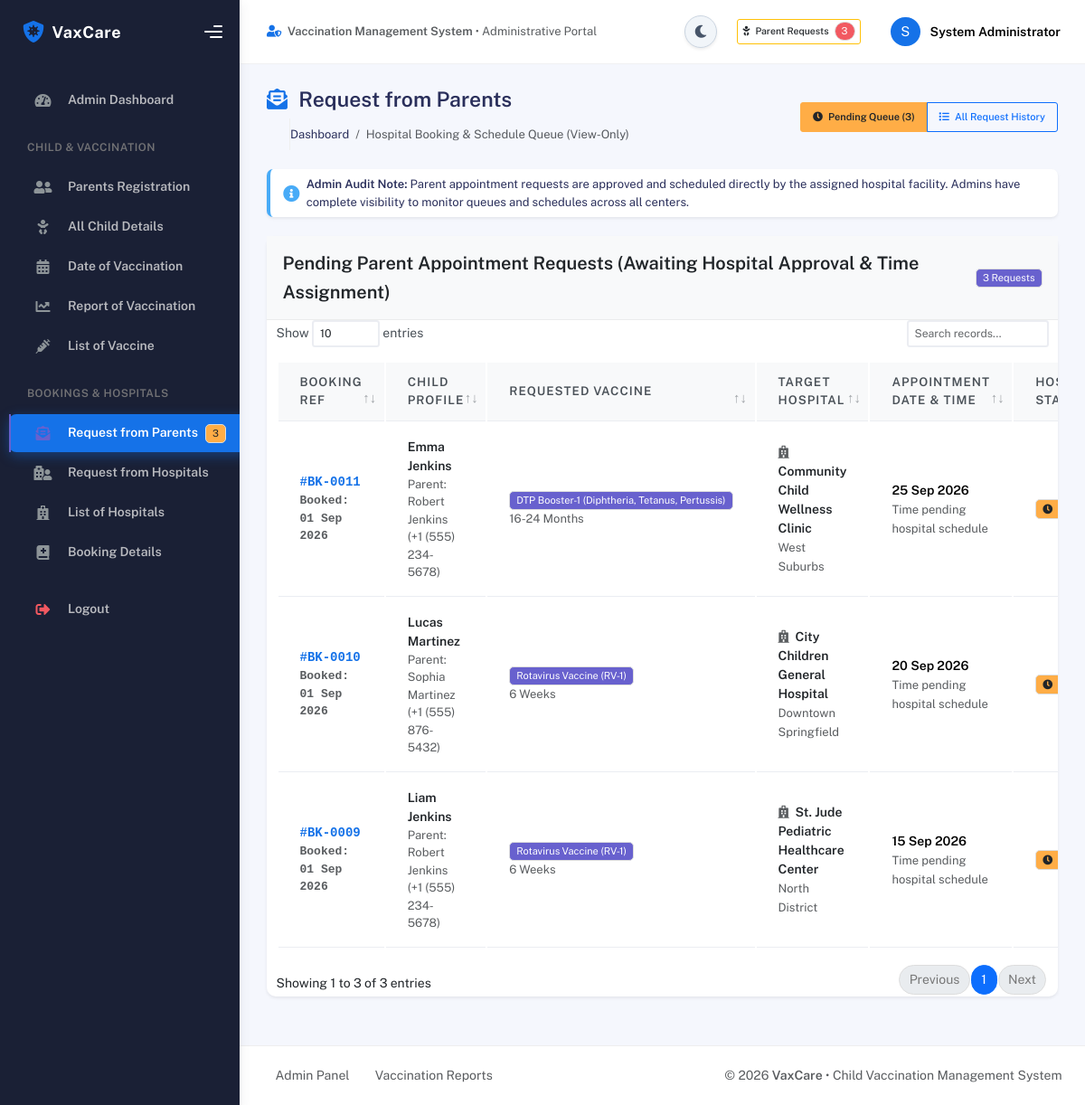
The app's page /admin/requests.php (signed in) with its own data.
### tables this page shows
CREATE TABLE bookings (
    booking_id INT AUTO_INCREMENT PRIMARY KEY,

    child_id INT NOT NULL,
    hospital_id INT NOT NULL,
    vaccine_id INT NOT NULL,
    admin_id INT NULL,

    booking_date DATE NOT NULL,
    appointment_date DATE NOT NULL,
    appointment_time TIME NULL,

    status ENUM(
        'Pending',
        'Approved',
        'Rejected',
        'Completed'
    ) DEFAULT 'Pending',

    approval_date DATE NULL,
    hospital_notes TEXT NULL,

    FOREIGN KEY (child_id)
        REFERENCES children(child_id)
        ON UPDATE CASCADE
        ON DELETE CASCADE,

    FOREIGN KEY (hospital_id)
        REFERENCES hospitals(hospital_id)
        ON UPDATE CASCADE
        ON DELETE CASCADE,

    FOREIGN KEY (vaccine_id)
        REFERENCES vaccines(vaccine_id)
        ON UPDATE CASCADE
        ON DELETE RESTRICT,

    FOREIGN KEY (admin_id)
        REFERENCES admins(admin_id)
        ON UPDATE CASCADE
        ON DELETE SET NULL
);

CREATE TABLE children (
    child_id INT AUTO_INCREMENT PRIMARY KEY,
    parent_id INT NOT NULL,
    child_name VARCHAR(100) NOT NULL,
    gender ENUM('Male', 'Female', 'Other') NOT NULL,
    date_of_birth DATE NOT NULL,
    address TEXT,
    notes TEXT,

    FOREIGN KEY (parent_id)
        REFERENCES parents(parent_id)
        ON UPDATE CASCADE
        ON DELETE CASCADE
);

CREATE TABLE parents (
    parent_id INT AUTO_INCREMENT PRIMARY KEY,
    role_id INT NOT NULL,
    name VARCHAR(100) NOT NULL,
    email VARCHAR(100) NOT NULL UNIQUE,
    phone VARCHAR(20),
    username VARCHAR(50) NOT NULL UNIQUE,
    password VARCHAR(255) NOT NULL,
    address TEXT,

    FOREIGN KEY (role_id)
        REFERENCES roles(role_id)
        ON UPDATE CASCADE
        ON DELETE RESTRICT
);

CREATE TABLE vaccines (
    vaccine_id INT AUTO_INCREMENT PRIMARY KEY,
    vaccine_name VARCHAR(150) NOT NULL,
    description TEXT,
    age_group VARCHAR(100),
    stock_status ENUM('Available', 'Unavailable') DEFAULT 'Available'
);

CREATE TABLE hospitals (
    hospital_id INT AUTO_INCREMENT PRIMARY KEY,
    role_id INT NOT NULL,
    hospital_name VARCHAR(150) NOT NULL,
    address TEXT,
    location VARCHAR(150),
    phone VARCHAR(20),
    email VARCHAR(100) UNIQUE,
    username VARCHAR(50) NOT NULL UNIQUE,
    password VARCHAR(255) NOT NULL,
    status ENUM('Active', 'Inactive', 'Pending', 'Rejected') DEFAULT 'Pending',

    FOREIGN KEY (role_id)
        REFERENCES roles(role_id)
        ON UPDATE CASCADE
        ON DELETE RESTRICT
);

### config/helpers.php (called while the page is built, shortened)
<?php
function formatDate($dateStr, $format = 'd M Y') {
    try {
        $date = new DateTime($dateStr);
        return $date->format($format);
    } catch (Exception $e) {
        return htmlspecialchars($dateStr);
    }
}

### admin/requests.php (the view, shortened to what this page needs)
<?php
require_once __DIR__ . '/../config/auth.php';
require_once __DIR__ . '/../config/helpers.php';
$viewMode = $_GET['view'] ?? 'pending';
$requests = [];
if ($pdo) {
    try {
        $statusSql = ($viewMode === 'pending') ? "WHERE b.status = 'Pending'" : "WHERE 1=1";
        $stmt = $pdo->query("SELECT b.*, c.child_name, c.date_of_birth, c.gender, c.notes as child_notes,
                p.name as parent_name, p.phone as parent_phone, p.email as parent_email,
                v.vaccine_name, v.age_group,
                h.hospital_name, h.location as hospital_location, h.phone as hospital_phone,
                adm.name as approved_by_admin
            FROM bookings b
            JOIN children c ON b.child_id = c.child_id
            JOIN parents p ON c.parent_id = p.parent_id
            JOIN vaccines v ON b.vaccine_id = v.vaccine_id
            JOIN hospitals h ON b.hospital_id = h.hospital_id
            LEFT JOIN admins adm ON b.admin_id = adm.admin_id
            $statusSql
            ORDER BY b.booking_date DESC, b.booking_id DESC");
        $requests = $stmt->fetchAll();
    } catch (Exception $e) {
        setFlash('error', 'Error loading requests: ' . $e->getMessage());
    }
}
require_once __DIR__ . '/../includes/header.php';
require_once __DIR__ . '/../includes/sidebar.php';
?>
<div class="main-panel">
    <?php require_once __DIR__ . '/../includes/navbar.php'; ?>
    <div class="container">
        <div class="page-inner">
            <div class="page-header d-flex justify-content-between align-items-center mb-4">
                <div>
                    <h3 class="fw-bold mb-1"><i class="fas fa-envelope-open-text text-primary me-2"></i> Request from Parents</h3>
                    <ul class="breadcrumbs mb-0 ps-0 list-unstyled d-flex gap-2 text-muted small">
                        <li><a href="index.php" class="text-decoration-none">Dashboard</a></li>
                        <li>/</li>
                        <li class="active">Hospital Booking & Schedule Queue (View-Only)</li>
                    </ul>
                </div>
                <div class="btn-group" role="group">
                    <a href="requests.php?view=pending" class="btn btn-sm <?= $viewMode === 'pending' ? 'btn-warning text-dark fw-bold' : 'btn-outline-warning' ?>">
                        <i class="fas fa-clock me-1"></i> Pending Queue (<?= $pendingRequestsCount ?>)
                    </a>
                    <a href="requests.php?view=all" class="btn btn-sm <?= $viewMode === 'all' ? 'btn-primary' : 'btn-outline-primary' ?>">
                        <i class="fas fa-list me-1"></i> All Request History
                    </a>
                </div>
            </div>
            <div class="alert alert-info d-flex align-items-center mb-4 py-2 px-3 rounded-3 shadow-sm">
                <i class="fas fa-info-circle fa-lg me-2 text-info"></i>
                <div class="small">
                    <strong>Admin Audit Note:</strong> Parent appointment requests are approved and scheduled directly by the assigned hospital facility. Admins have complete visibility to monitor queues and schedules across all centers.
                </div>
            </div>
            <div class="card card-round shadow-sm">
                <div class="card-header bg-light d-flex justify-content-between align-items-center">
                    <div class="card-title text-dark">
                        <?= $viewMode === 'pending' ? 'Pending Parent Appointment Requests (Awaiting Hospital Approval & Time Assignment)' : 'Master Booking & Request Log' ?>
                    </div>
                    <span class="badge bg-secondary"><?= count($requests) ?> Requests</span>
                </div>
                <div class="card-body p-0">
                    <div class="table-responsive">
                        <table class="table table-hover datatable-custom align-middle mb-0">
                            <thead>
                                <tr>
                                    <th>Booking Ref</th>
                                    <th>Child Profile</th>
                                    <th>Requested Vaccine</th>
                                    <th>Target Hospital</th>
                                    <th>Appointment Date & Time</th>
                                    <th>Hospital Status</th>
                                </tr>
                            </thead>
                            <tbody>
                                <?php if (!empty($requests)): ?>
                                    <?php foreach ($requests as $req): ?>
                                        <tr>
                                            <td class="fw-bold text-primary font-monospace">
                                                #BK-<?= str_pad($req['booking_id'], 4, '0', STR_PAD_LEFT) ?>
                                                <div class="small text-muted font-sans-serif">Booked: <?= formatDate($req['booking_date']) ?></div>
                                            </td>
                                            <td>
                                                <a href="child-details.php?id=<?= $req['child_id'] ?>" class="fw-bold text-dark text-decoration-none">
                                                    <?= htmlspecialchars($req['child_name']) ?>
                                                </a>
                                                <div class="small text-muted">
                                                    Parent: <?= htmlspecialchars($req['parent_name']) ?> (<?= htmlspecialchars($req['parent_phone'] ?: 'N/A') ?>)
                                                </div>
                                            </td>
                                            <td>
                                                <span class="badge bg-secondary"><?= htmlspecialchars($req['vaccine_name']) ?></span>
                                                <div class="small text-muted"><?= htmlspecialchars($req['age_group']) ?></div>
                                            </td>
                                            <td>
                                                <div class="fw-bold text-dark"><i class="fas fa-hospital me-1 text-muted"></i> <?= htmlspecialchars($req['hospital_name']) ?></div>
                                                <small class="text-muted"><?= htmlspecialchars($req['hospital_location'] ?: '') ?></small>
                                            </td>
                                            <td>
                                                <div class="fw-bold"><?= formatDate($req['appointment_date']) ?></div>
                                                <?php if (!empty($req['appointment_time'])): ?>
                                                    <div class="small text-primary fw-bold"><i class="far fa-clock me-1"></i><?= formatTime($req['appointment_time']) ?></div>
                                                <?php else: ?>
                                                    <small class="text-muted">Time pending hospital schedule</small>
                                                <?php endif; ?>
                                            </td>
                                            <td>
                                                <?php if ($req['status'] === 'Pending'): ?>
                                                    <span class="badge bg-warning text-dark"><i class="fas fa-clock me-1"></i> Awaiting Hospital</span>
                                                <?php elseif ($req['status'] === 'Approved'): ?>
                                                    <span class="badge bg-success"><i class="fas fa-check-circle me-1"></i> Approved by Hospital</span>
                                                <?php elseif ($req['status'] === 'Rejected'): ?>
                                                    <span class="badge bg-danger"><i class="fas fa-times me-1"></i> Declined by Hospital</span>
                                                <?php else: ?>
                                                    <?= getStatusBadge($req['status']) ?>
                                                <?php endif; ?>
                                            </td>
                                        </tr>
                                    <?php endforeach; ?>
                                <?php endif; ?>
                            </tbody>
                        </table>
                    </div>
                </div>
            </div>
        </div>
    </div>
<?php require_once __DIR__ . '/../includes/footer.php'; ?>

### includes/header.php (style rules this page uses)
.table th { font-weight: 600; color: #495057; background-color: #f8f9fa; }
.table-hover tbody tr { transition: background-color 0.2s ease; }

### records on screen
bookings: booking_id "0011", booking_date "01 Sep 2026", child.child_name "Emma Jenkins", parents.name "Robert Jenkins", parents.phone "+1 (555) 234-5678", vaccine.vaccine_name "DTP Booster-1 (Diphtheria, Tetanus, Pertussis)", vaccine.age_group "16-24 Months", hospital.hospital_name "Community Child Wellness Clinic", hospital.location "West Suburbs", appointment_date "25 Sep 2026", shows "Time pending hospital schedule", status "Pending" (drawn)
bookings: booking_id "0010", booking_date "01 Sep 2026", child.child_name "Lucas Martinez", parents.name "Sophia Martinez", parents.phone "+1 (555) 876-5432", vaccine.vaccine_name "Rotavirus Vaccine (RV-1)", vaccine.age_group "6 Weeks", hospital.hospital_name "City Children General Hospital", hospital.location "Downtown Springfield", appointment_date "20 Sep 2026", shows "Time pending hospital schedule", status "Pending" (drawn)
bookings: booking_id "0009", booking_date "01 Sep 2026", child.child_name "Liam Jenkins", parents.name "Robert Jenkins", parents.phone "+1 (555) 234-5678", vaccine.vaccine_name "Rotavirus Vaccine (RV-1)", vaccine.age_group "6 Weeks", hospital.hospital_name "St. Jude Pediatric Healthcare Center", hospital.location "North District", appointment_date "15 Sep 2026", shows "Time pending hospital schedule", status "Pending" (drawn)

### other values on screen
$pendingRequestsCount "3"
substr($currentAdmin['name'] ?? 'A', 0, 1) "S"
$currentAdmin['name'] "System Administrator"
count($requests) "3"
